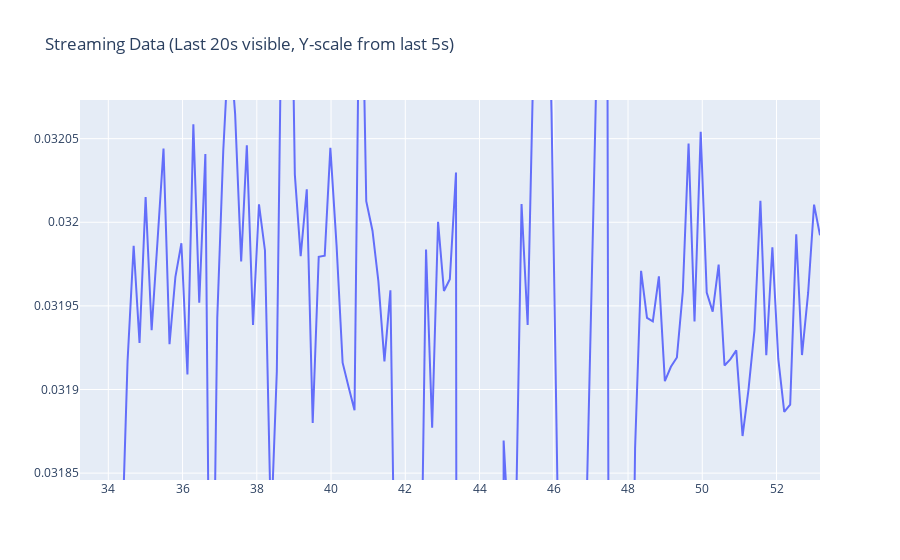

The code cell stored with this chart in its notebook:
### Code cell
import time
import numpy as np
import plotly.graph_objects as go
from IPython.display import display, clear_output

# Initialize plot
fig = go.Figure()
fig.add_trace(go.Scatter(y=[], mode="lines", name="Streaming Data"))

start_time = time.time()
run_time = 60 * 60  # Total script run time
window_size = 20    # Show 20 seconds of data
scale_window = 5    # Scale Y-axis to the last 5 seconds

x_data, y_data = [], []

# Hardware setup
hm.pg.setDigital('sdtrig', seq_dig)
hm.dig.set_config()
hm.pg.stream(n_runs=INF)
hm.dig.start_buffer()
hm.pg.startNow()
hm.laser.laser_on()

while time.time() - start_time < run_time:
    new_y = hm.dig.stream()
    if new_y is None or len(new_y) == 0:
        continue  # Skip empty data

    avg = np.mean(new_y)
    current_time = time.time() - start_time

    x_data.append(current_time)
    y_data.append(avg)

    # Keep only the last 20 seconds of data
    while x_data and (current_time - x_data[0]) > window_size:
        x_data.pop(0)
        y_data.pop(0)

    # Extract the last 5 seconds for scaling
    scale_indices = [i for i, t in enumerate(x_data) if current_time - t <= scale_window]
    if scale_indices:
        recent_y = [y_data[i] for i in scale_indices]
        y_min, y_max = min(recent_y), max(recent_y)
        margin = (y_max - y_min) * 0.1 if y_max > y_min else 1  # Add some margin
    else:
        y_min, y_max = 0, 1
        margin = 1

    # Update the figure dynamically
    fig.update_traces(y=y_data, x=x_data)
    fig.update_layout(
        yaxis=dict(range=[y_min - margin, y_max + margin]),
        xaxis=dict(range=[x_data[0], x_data[-1]]),
        title="Streaming Data (Last 20s visible, Y-scale from last 5s)"
    )

    clear_output(wait=True)
    display(fig)

    time.sleep(0.01)

print("Streaming Ended!")
hm.laser.laser_off()
hm.dig.stream()
hm.dig.stop_card()
hm.pg.forceFinal()

### Figure 1 — Plotly figure (JSON) as saved in the notebook; plotly's stock layout.template omitted (floating-point values rounded to 4 significant figures)
{"data": [{"mode": "lines", "name": "Streaming Data", "type": "scatter", "x": [33.24, 33.4, 33.56, 33.71, 33.88, 34.04, 34.2, 34.36, 34.52, 34.68, 34.84, 35.01, 35.17, 35.33, 35.49, 35.65, 35.81, 35.97, 36.13, 36.29, 36.45, 36.61, 36.77, 36.94, 37.1, 37.26, 37.42, 37.58, 37.73, 37.9, 38.06, 38.22, 38.38, 38.54, 38.7, 38.87, 39.02, 39.18, 39.35, 39.51, 39.67, 39.83, 39.98, 40.15, 40.31, 40.47, 40.63, 40.79, 40.95, 41.12, 41.27, 41.44, 41.6, 41.76, 41.92, 42.08, 42.24, 42.4, 42.56, 42.72, 42.88, 43.04, 43.2, 43.37, 43.52, 43.69, 43.85, 44.01, 44.17, 44.33, 44.49, 44.65, 44.81, 44.97, 45.13, 45.3, 45.45, 45.62, 45.77, 45.94, 46.1, 46.26, 46.42, 46.58, 46.74, 46.9, 47.07, 47.23, 47.39, 47.54, 47.7, 47.87, 48.03, 48.19, 48.35, 48.51, 48.67, 48.83, 48.99, 49.16, 49.32, 49.48, 49.63, 49.79, 49.96, 50.12, 50.28, 50.44, 50.6, 50.76, 50.92, 51.09, 51.25, 51.41, 51.57, 51.72, 51.89, 52.05, 52.21, 52.37, 52.53, 52.69, 52.85, 53.01, 53.17], "y": [0.03084, 0.03102, 0.03109, 0.03102, 0.03082, 0.03122, 0.03167, 0.0318, 0.03192, 0.03199, 0.03193, 0.03202, 0.03194, 0.03199, 0.03204, 0.03193, 0.03197, 0.03199, 0.03191, 0.03206, 0.03195, 0.03204, 0.03165, 0.03194, 0.03204, 0.03211, 0.03207, 0.03198, 0.03205, 0.03194, 0.03201, 0.03198, 0.03182, 0.03191, 0.0322, 0.03226, 0.03203, 0.03198, 0.03202, 0.03188, 0.03198, 0.03198, 0.03204, 0.03199, 0.03192, 0.0319, 0.03189, 0.03221, 0.03201, 0.03199, 0.03196, 0.03192, 0.03196, 0.03171, 0.0317, 0.03171, 0.03175, 0.03174, 0.03198, 0.03188, 0.032, 0.03196, 0.03197, 0.03203, 0.02857, -0.0002894, -0.0002841, -0.0002769, -0.0002953, -0.0002307, 0.01168, 0.03187, 0.0318, 0.0318, 0.03201, 0.03194, 0.03209, 0.0321, 0.03222, 0.03207, 0.03184, 0.0317, 0.03097, 0.03023, 0.03163, 0.03185, 0.03201, 0.03217, 0.03273, 0.03111, 0.02986, 0.03098, 0.03159, 0.03186, 0.03197, 0.03194, 0.03194, 0.03197, 0.0319, 0.03191, 0.03192, 0.03196, 0.03205, 0.03194, 0.03205, 0.03196, 0.03195, 0.03197, 0.03191, 0.03192, 0.03192, 0.03187, 0.0319, 0.03194, 0.03201, 0.03192, 0.03198, 0.03192, 0.03189, 0.03189, 0.03199, 0.03192, 0.03196, 0.03201, 0.03199]}], "layout": {"title": {"text": "Streaming Data (Last 20s visible, Y-scale from last 5s)"}, "xaxis": {"range": [33.24, 53.17]}, "yaxis": {"range": [0.03185, 0.03207]}}}
